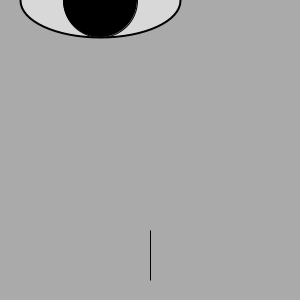
Frame 1 (no input)
Frame 60 (the mouse pressed at the canvas centre just before this capture): identical to frame 1, image omitted
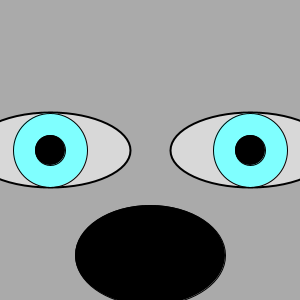
Frame 120 (the mouse held since frame 60 and released just before this capture)

The Processing sketch that drew these frames (run headless with seeded random() and noise(); from frame 60 on, the mouse is pressed at the canvas centre):

// Processing sketch: processing_35602
// ── processing_35602.pde

void setup() {
  size (300, 300);
  background(200);
  colorMode(HSB, width);
}
//size, background and color range chosen


/*
void draw() {
 
 background(200);
 
 //setup for rectangle
 strokeWeight(2);
 stroke(350-mouseY, mouseY, mouseX);
 fill(width-mouseY, mouseY, mouseY);
 rectMode(CENTER);
 rect(mouseX+10, mouseY+10, width-mouseX, width-mouseY);
 
 //setup for first ellipse, (rearranged order so that ellipse is on top layer)
 strokeWeight(1);
 stroke(mouseX, mouseY, mouseX);
 
 fill(mouseX-100, mouseX-150, mouseX-200);
 ellipse(mouseX-10, mouseY-10, 30, 30);
 }
 
 inpiration to create a parametric eye that changes color as you move your mouse.*/

/*void draw() {
 strokeWeight(2);
 stroke(0, 100, 0);
 fill(0,0,255);
 
 
 int x= mouseX;
 int y= mouseY;
 background(200);
 
 
 ellipseMode(CENTER);
 ellipse(x, y, 160, 75);
 
 //second ellipse
 
 strokeWeight(1);
 fill(x,y,x+y);
 ellipse(x,y,74,74);
 
 
 
 //pupil?
 
 fill(0,255,0);
 
 ellipse(x,y,30,30);
 
 }
 
 now it's time for two eyes*/

void draw() {
  strokeWeight(2);
  stroke(0, 100, 0);
  fill(0, 0, 255);


  int x= mouseX;
  int y= mouseY;
  background(200);


  ellipseMode(CENTER);
  ellipse(x-100, y, 160, 75);

  //second ellipse

  strokeWeight(1);
  fill(x, y, x+y);
  ellipse(x-100, y, 74, 74);



  //pupil?

  fill(0, 255, 0);

  ellipse(x-100, y, 30, 30);

  //eye number two
  strokeWeight(2);
  stroke(0, 100, 0);
  fill(0, 0, 255);



  ellipseMode(CENTER);
  ellipse(x+100, y, 160, 75);

  //other ellipse 2

  strokeWeight(1);
  fill(x, y, x+y);
  ellipse(x+100, y, 74, 74);



  //pupil2

  fill(0, 255, 0);

  ellipse(x+100, y, 30, 30);
  
  //add a mouth
  
  ellipse(width/2, 255,y,x-50);
  
}
